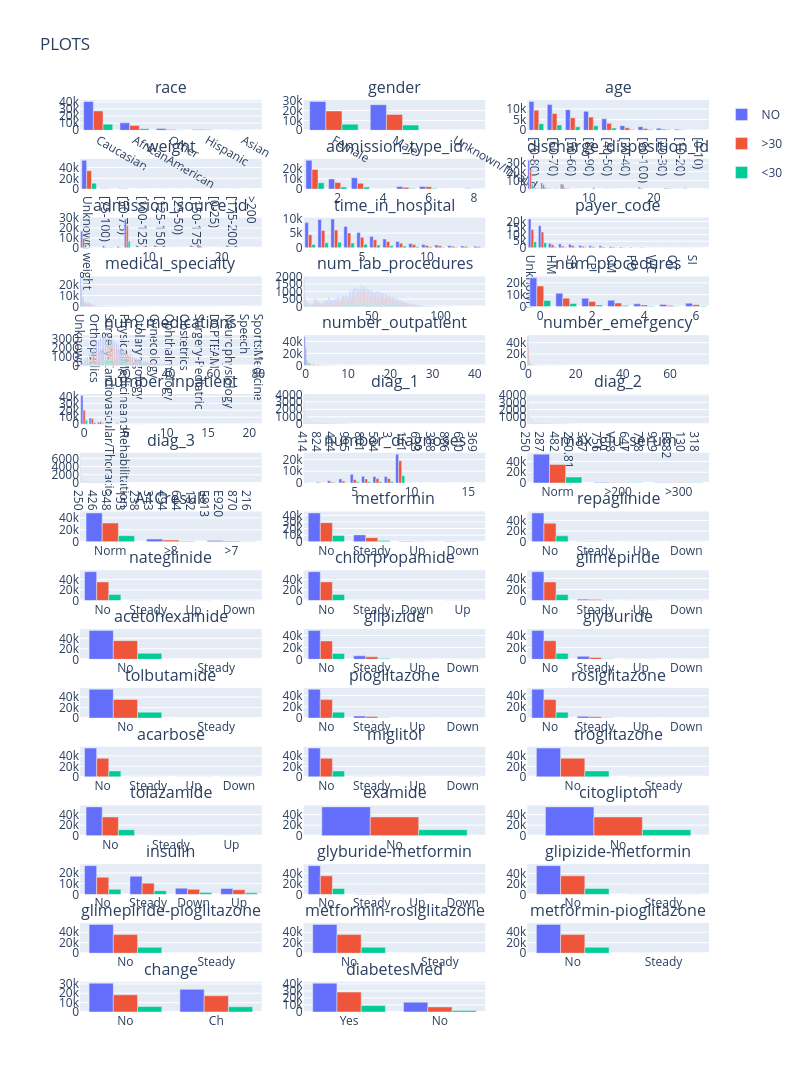

Write notebook code for a chart like this one.
### Code cell
# This used plotlyexpress plots 
fig = make_subplots(rows = 16, cols = 3, 
    subplot_titles = ('race', 'gender', 'age','weight','admission_type_id','discharge_disposition_id','admission_source_id',
 'time_in_hospital',
 'payer_code',
 'medical_specialty',
 'num_lab_procedures',
 'num_procedures',
 'num_medications',
 'number_outpatient',
 'number_emergency',
 'number_inpatient',
 'diag_1',
 'diag_2',
 'diag_3',
 'number_diagnoses',
 'max_glu_serum',
 'A1Cresult',
 'metformin',
 'repaglinide',
 'nateglinide',
 'chlorpropamide',
 'glimepiride',
 'acetohexamide',
 'glipizide',
 'glyburide',
 'tolbutamide',
 'pioglitazone',
 'rosiglitazone',
 'acarbose',
 'miglitol',
 'troglitazone',
 'tolazamide',
 'examide',
 'citoglipton',
 'insulin',
 'glyburide-metformin',
 'glipizide-metformin',
 'glimepiride-pioglitazone',
 'metformin-rosiglitazone',
 'metformin-pioglitazone',
 'change',
 'diabetesMed')
)

i = 1
j = 1
d = {}


fig.update_layout(height=4000, width= 800, title_text = "PLOTS")
for col in dfChecked.columns: 
    if col == 'race':
        dfFreq = dfChecked.value_counts([col, 'readmitted']).reset_index().rename(columns={'count':'frequency'})
        # dfFreq = dfChecked.value_counts([col, 'readmitted']).reset_index().rename(columns={0:'frequency'})
        figPx = px.bar(dfFreq, x=dfFreq[col], y=dfFreq['frequency'], color="readmitted", barmode='group')
        #fig.add_trace(figPx.data[0], i, j)
        bar_trace = figPx.data[0]
        bar_trace1 = figPx.data[1]
        bar_trace2 = figPx.data[2]

        fig.add_trace(bar_trace, i, j)
        fig.add_trace(bar_trace1, i, j)
        fig.add_trace(bar_trace2, i, j)
    if col != 'readmitted' and col != 'race':
        dfFreq = dfChecked.value_counts([col, 'readmitted']).reset_index().rename(columns={'count':'frequency'})
        # dfFreq = dfChecked.value_counts([col, 'readmitted']).reset_index().rename(columns={0:'frequency'})
        figPx = px.bar(dfFreq, x=dfFreq[col], y=dfFreq['frequency'], color="readmitted", barmode='group')
        # fig.add_trace(figPx.data[0], i, j)
        bar_trace = figPx.data[0]
        bar_trace1 = figPx.data[1]
        bar_trace2 = figPx.data[2]

        fig.add_trace(bar_trace, i, j)
        fig.add_trace(bar_trace1, i, j)
        fig.add_trace(bar_trace2, i, j)
    if j <= 4:
        j += 1
    if j == 4:
        i += 1
        j = 1 

names = set()
fig.for_each_trace(
    lambda trace:
        trace.update(showlegend=False)
        if (trace.name in names) else names.add(trace.name))

fig.show()
